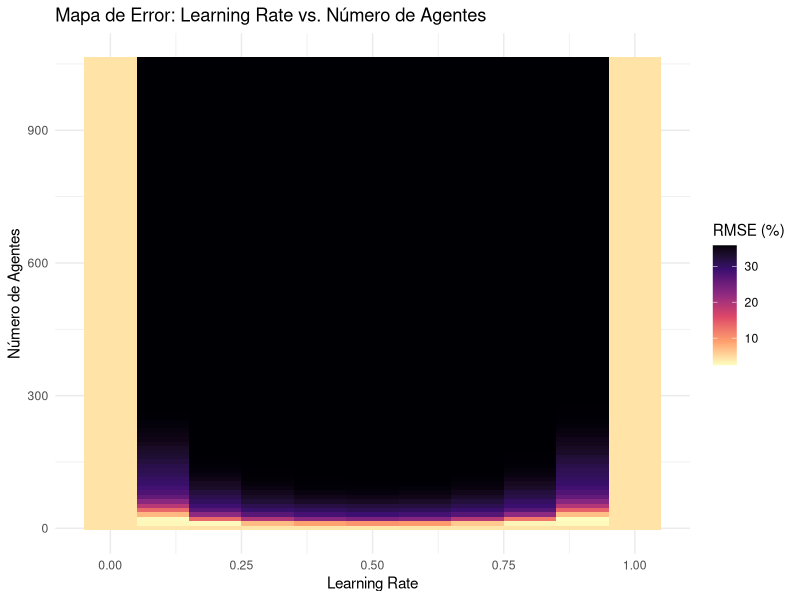
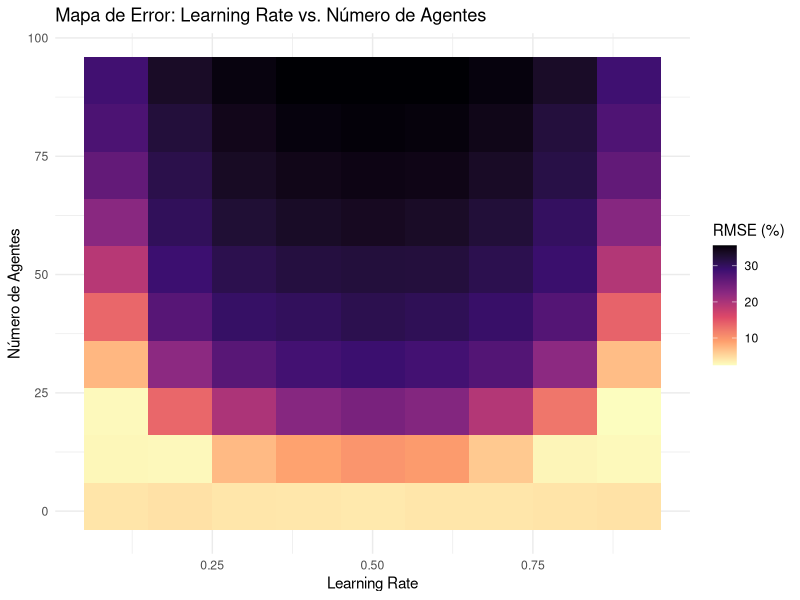

R code for these plots, in order:
#### Lectura de los datos y limpieza ####

# Se establece el espacio de trabajo y las librerías a utilizar
setwd("C:/Users/ulise/Documents/GitHub/Modelo-base-dinamica-de-opinion/experimentos/influencia positiva/experimento3")
library(tidyverse)

# Se lee la tabla obtenida del experimento y se cambian los nombres de las variables
experimento3_table <- read.csv('experimento3-positiva-table.csv', skip = 6)
experimento3_table <- experimento3_table %>%
  rename(
    tick = X.step., 
    run_number = X.run.number.,
    pref_A = pref.A,
    pref_B = pref.B,
    agents_per_tick = agents.updated.per.tick,
    learning_rate = learning.rate
  )

# Se eligen unicamente las variables necesarias para el analisis
experimento3_table <- experimento3_table[c('run_number', 'tick', 'agents_per_tick', 'learning_rate' ,'pref_A', 'pref_B')]

# Se obtiene el promedio de todas las repeticiones realizadas por cada combinacion de valores de los parametros
experimento3_avg <- experimento3_table %>%
  group_by(agents_per_tick, learning_rate, tick) %>%
  summarise(
    mean_pref_A = mean(pref_A),
    mean_pref_B = mean(pref_B),
    .groups = 'drop'
  ) %>%
  
  # Se agregan dos columnas par indicar el porcentaje de preferencia
  mutate(
    pct_A = (mean_pref_A / 1070) * 100,
    pct_B = (mean_pref_B / 1070) * 100
  )

#### Calculo del error de las simulaciones ####

# Se crea un dataframe con base en los datos de las encuestas reales para calcular el error
encuestas_reales <- data.frame(
  tick = c(69, 166, 259),
  pct_A_real = c(64, 61, 68),
  pct_B_real = c(36, 39, 32)
)

# Se calcula el error en base a las encuestas y el resultado final de la eleccion
error_experimento3 <- experimento3_avg %>%
  # Se unen los valores de las encuestas reales a los experimentales
  inner_join(encuestas_reales, by = 'tick') %>%
  # Se calcula el error en cada una de las filas
  mutate(
    err_sq_A = (pct_A - pct_A_real)^2,
    err_sq_B = (pct_B - pct_B_real)^2,
    err_total_punto = (err_sq_A + err_sq_B) / 2
  ) %>%
  # Se agrupa el error en base a los parametros learning_rate y agents_per_tick
  group_by(agents_per_tick, learning_rate) %>%
  summarise(
    MSE = mean(err_sq_A),
    RMSE = sqrt(MSE),
    .groups = "drop"
  ) %>%
  # Se ordena de menor a mayor error
  arrange(MSE)

# Se muestran los mejores resultados
head(error_experimento3)

#### Grafico de los resultados ####


# Mapa de calor en base al error obtenido para todos los valores
ggplot(error_experimento3, aes(x = learning_rate, y = agents_per_tick, fill = RMSE)) +
  geom_tile() +
  # Usamos una escala de color 'inferno' o 'viridis' para que se note el contraste
  scale_fill_viridis_c(option = "magma", direction = -1) + 
  labs(
    title = "Mapa de Error: Learning Rate vs. Número de Agentes",
    x = "Learning Rate",
    y = "Número de Agentes",
    fill = "RMSE (%)"
  ) +
  theme_minimal()

# Acercamiento. Se eliminan parametros redundantes

error_filtrado <- error_experimento3 %>%
  filter(learning_rate > 0 & learning_rate < 1) %>%
  filter(agents_per_tick < 100)

# Mapa de calor centrado en los valores interesantes para los parametros analizados\
ggplot(error_filtrado, aes(x = learning_rate, y = agents_per_tick, fill = RMSE)) +
  geom_tile() +
  # Usamos una escala de color 'inferno' o 'viridis' para que se note el contraste
  scale_fill_viridis_c(option = "magma", direction = -1) + 
  labs(
    title = "Mapa de Error: Learning Rate vs. Número de Agentes",
    x = "Learning Rate",
    y = "Número de Agentes",
    fill = "RMSE (%)"
  ) +
  theme_minimal()
